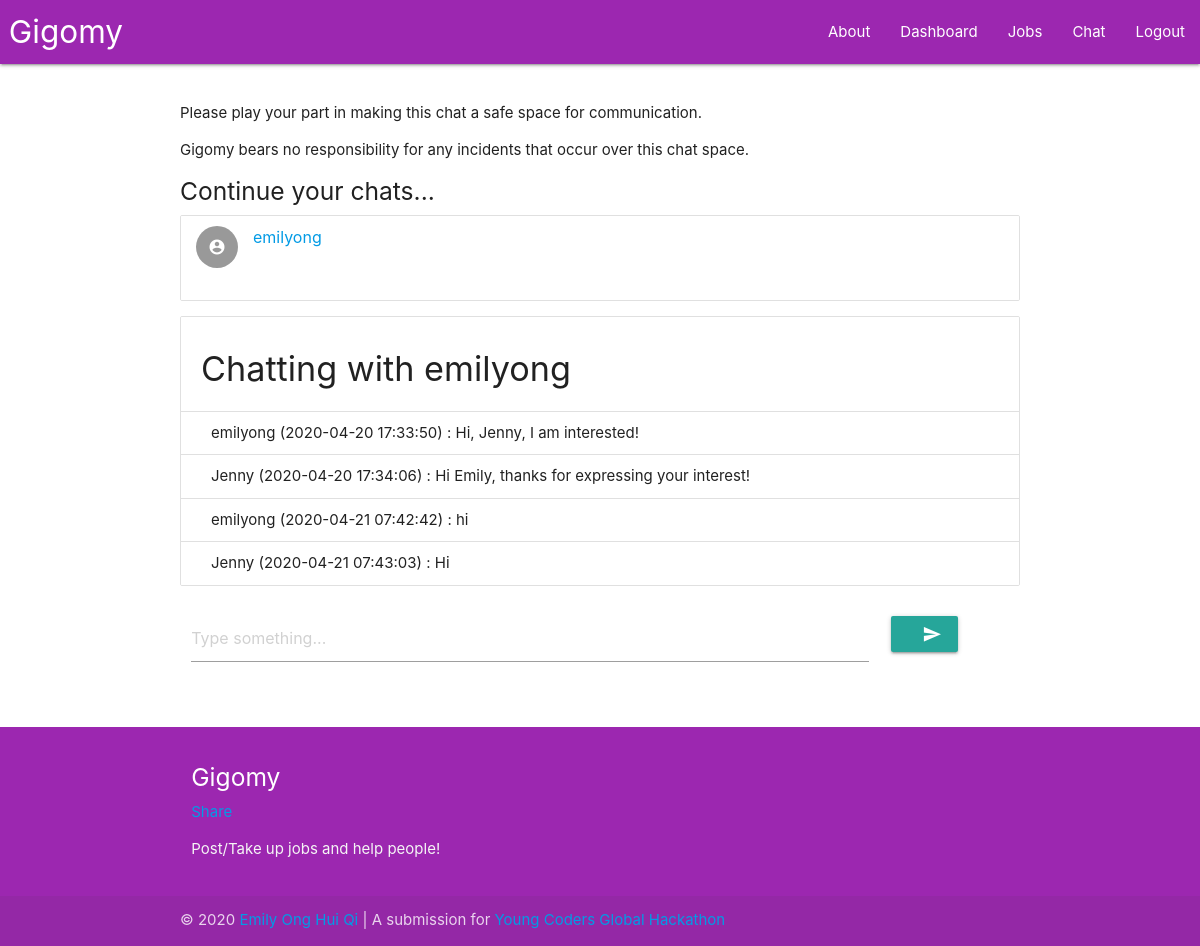
/chat/emilyong (signed in), run on an earlier commit of the app's database.
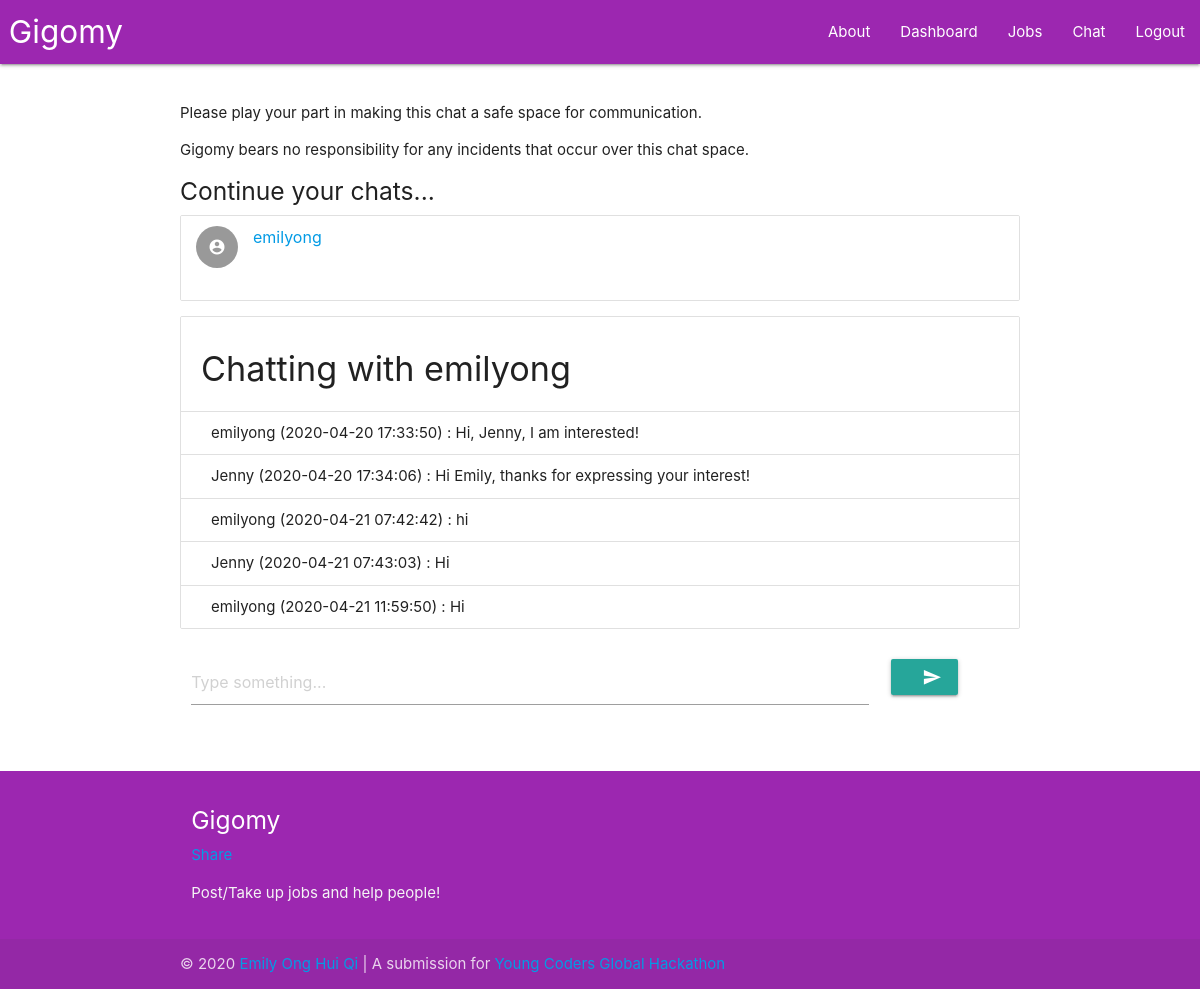
And on a later commit of the database.
### main.py (models this page shows, shortened)
class Message(db.Model):
    msgID = db.Column(db.Integer, unique = True, autoincrement = True, nullable = False, index = True, primary_key = True)
    msgText = db.Column(db.String, index = True, nullable = False)
    msgDateTime = db.Column(db.DateTime, nullable = False)
    msgSender = db.Column(db.String, db.ForeignKey("user.username"), nullable = True)
    msgReceiver = db.Column(db.String, db.ForeignKey("user.username"), nullable = True)

class User(UserMixin, db.Model):
    username = db.Column(db.String, unique = True, nullable = False, index = True, primary_key = True)
    email = db.Column(db.String, unique = True, index = True, nullable = False)
    password = db.Column(db.String, nullable = False)
    avatar = db.Column(db.String, nullable = True)

### main.py (the view)
@app.route ("/chat/<username>", methods=["GET", "POST"])
@app.route ("/chat/", methods=["GET", "POST"])
@login_required
def chat (username=""):
    inChat = len(username) != 0 and username != current_user.username
    currentUser = getUser(current_user)
    if inChat:
        jobSender_ = User.query.filter_by(username = username).first()
        if jobSender_ is None:return redirect(url_for("index", _scheme="https", _external=True))
        jobSender = getUser(jobSender_)
        messagesSent = Message.query.filter_by(msgSender = currentUser["username"]).filter_by(msgReceiver = jobSender["username"]).all()
        messagesReceived = Message.query.filter_by(msgReceiver = currentUser["username"]).filter_by(msgSender = jobSender["username"]).all()
        messages_ = []
    else:
        jobSender = None
        messagesSent = Message.query.filter_by(msgSender = currentUser["username"]).all()
        messagesReceived = Message.query.filter_by(msgReceiver = currentUser["username"]).all()
        messages_ = []
    for message in messagesSent:messages_.append((message.msgDateTime, message))
    for message in messagesReceived:messages_.append((message.msgDateTime, message))
    messages = []
    messages_.sort()
    for message in messages_:
      sg = pytz.timezone("Asia/Singapore")
      datePosted = message[0].astimezone(sg)
      datePosted = datePosted.strftime("%Y-%m-%d %H:%M:%S")
      messages.append([datePosted, message[1]])
    contacts = set()
    for message in messages:
        if message[1].msgSender == current_user.username:
            contacts.add(message[1].msgReceiver)
        if message[1].msgReceiver == current_user.username:
            contacts.add(message[1].msgSender)
    contacts = list(contacts)
    return render_template("chat.html", currentUser=currentUser, jobSender=jobSender, jobSender_=json.dumps(jobSender),
                            messages=messages, currentUser_=json.dumps(currentUser), contacts=contacts, inChat=inChat)

### main.py (called while the page is built)
def getUser (user):
    currentUser = {"username": user.username,
                    "email": user.email,
                    "avatar": user.avatar}
    return currentUser

@login.user_loader
def load_user(username):
    return User.query.get(username)

### templates/chat.html (shortened to what this page needs)
{% extends "base.html" %}
{% block content %}
<p>
  Please play your part in making this chat a safe space for communication.
</p>
<p>
  Gigomy bears no responsibility for any incidents that occur over this chat space.
</p>
{% if contacts %}
  <h5>Continue your chats...</h5>
{% endif %}
<ul class="collection" id="contacts_">
  {% if contacts %}
    {% for contact in contacts %}
      <li class="collection-item avatar" data-item-name={{contact}}>
        <i class="material-icons circle">account_circle</i>
        <a href="{{url_for('chat', username=contact)}}"><span class="title">{{contact}}</span></a>
      </li>
    {% endfor %}
  {% else %}
    <li class="collection-item" data-item-name="">No contacts yet...</li>
  {% endif %}
</ul>
{% if inChat %}
  <ul class="collection with-header" id="allMessages">
    <li class="collection-header"><h4>Chatting with {{jobSender["username"]}}</h4></li>
    {% if messages %}
      {% for message in messages %}
        <li class="collection-item">{{message[1]["msgSender"]}} ({{message[0]}}) : {{message[1]["msgText"]}}</li>
      {% endfor %}
    {% else %}
      {% if jobSender["username"] != currentUser["username"] %}
        <li class="collection-item" data-item-empty="true">No messages yet...</li>
      {% else %}
        <li class="collection-item" data-item-empty="true">You cannot chat with yourself...</li>
      {% endif %}
    {% endif %}
  </ul>
  {% if jobSender["username"] != currentUser["username"] %}
    <form method="POST" id="sendMessageForm">
        <div class="row">
          <div class="input-field col s10">
            <input placeholder="Type something..." id="message" name="message" type="text" class="validate" autocomplete="off">
          </div>
          <div class="input-field col s2">
            <button class="btn waves-effect waves-light" type="submit" name="sendMessage">
              <i class="material-icons right">send</i>
            </button>
          </div>
        </div>
      </form>
  {% endif %}
{% endif %}
{% endblock content %}

### templates/base.html (shortened to what this page needs)
<!DOCTYPE html>
<html lang="en" dir="ltr">
  <head>
    <link type="text/css" rel="stylesheet" href="{{url_for('static', filename='css/materialize.min.css')}}"  media="screen,projection"/>
    <link rel="stylesheet" href="{{url_for('static', filename='css/style.css')}}">
    <link type="text/css" rel="stylesheet" href="{{url_for('static', filename='css/flatpikr.min.css')}}"  media="screen,projection"/>
  </head>
  <body>
    <nav>
      <div class="nav-wrapper purple">
        <a href="/" class="brand-logo">&nbsp;Gigomy</a>
        <ul class="right hide-on-med-and-down">
          <li><a href="{{url_for('about', _scheme='https', _external=True)}}">About</a></li>
          <li><a href="{{url_for('overview', _scheme='https', _external=True)}}">Dashboard</a></li>
          <li><a href="{{url_for('index', _scheme='https', _external=True)}}">Jobs</a></li>
          <li><a href="{{url_for('chat', _scheme='https', _external=True)}}">Chat</a></li>
          <li><a href="{{url_for('logout', _scheme='https', _external=True)}}">Logout</a></li>
        </ul>
      </div>
    </nav>
    <main>
      <div class="container">
        <br/>
        {% block content %}
        {% endblock content %}
      </div>
      <br/>
    </main>
    <footer class="page-footer purple">
      <div class="container">
        <div class="row">
          <div class="col l6 s12">
            <h5 class="white-text">Gigomy</h5>
            <div class="fb-share-button" data-href="https://gigomy--emilyong.repl.co/" data-layout="button" data-size="small"><a target="_blank" href="https://www.facebook.com/sharer/sharer.php?u=https%3A%2F%2Fgigomy--emilyong.repl.co%2F&amp;src=sdkpreparse" class="fb-xfbml-parse-ignore">Share</a></div>
            <p class="grey-text text-lighten-4">Post/Take up jobs and help people!</p>
          </div>
        </div>
      </div>
      <div class="footer-copyright">
        <div class="container">
          &copy; 2020 <a href="mailto:ong.huiqi.emily@dhs.sg?subject=Gigomy">Emily Ong Hui Qi</a> |
          A submission for <a href="https://www.codinglab.com.sg/ycgh2020/">Young Coders Global Hackathon</a></small>
        </div>
      </div>
    </footer>
  </body>
</html>

### static/css/style.css (style rules this page uses)
body { display: flex; min-height: 100vh; flex-direction: column; }
main { flex: 1 0 auto; }

What changed in the data, as far as the page shows it:
added Message: msgSender "emilyong", message "2020-04-21 11:59:50", msgText "Hi", shown under "Chatting with emilyong"
